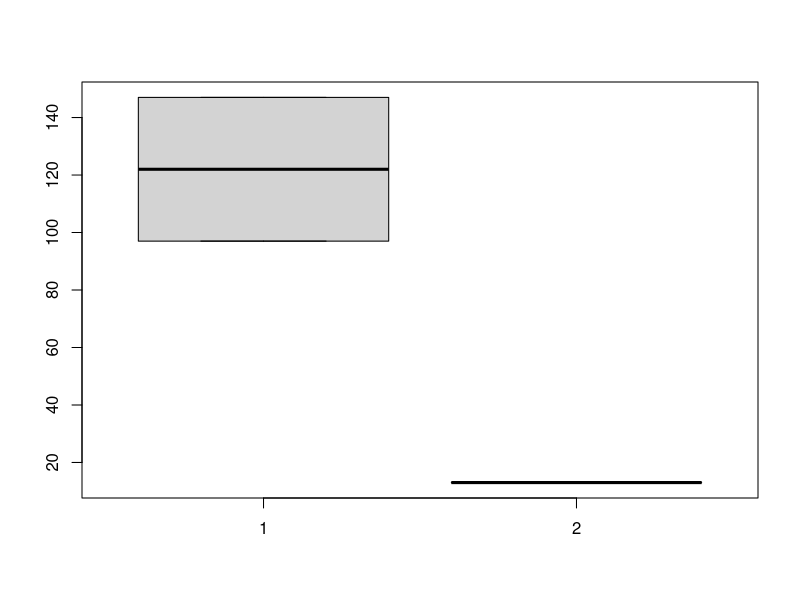
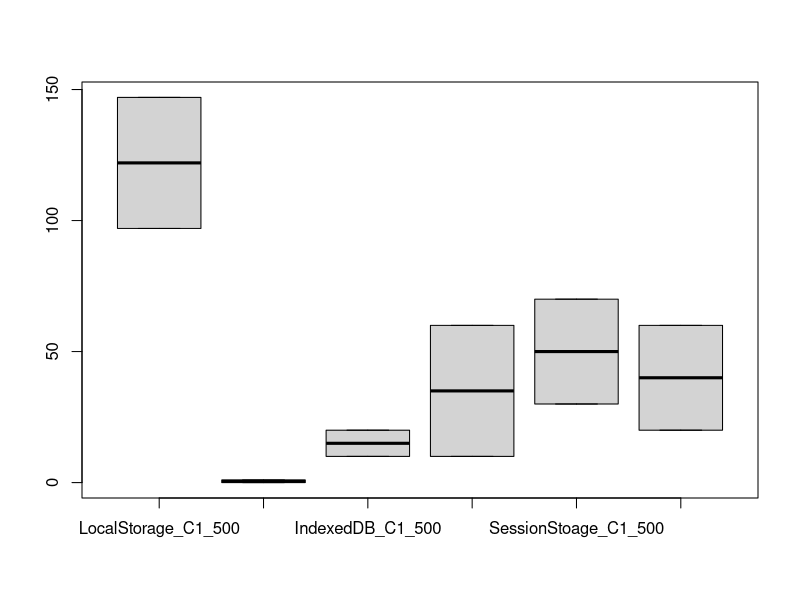
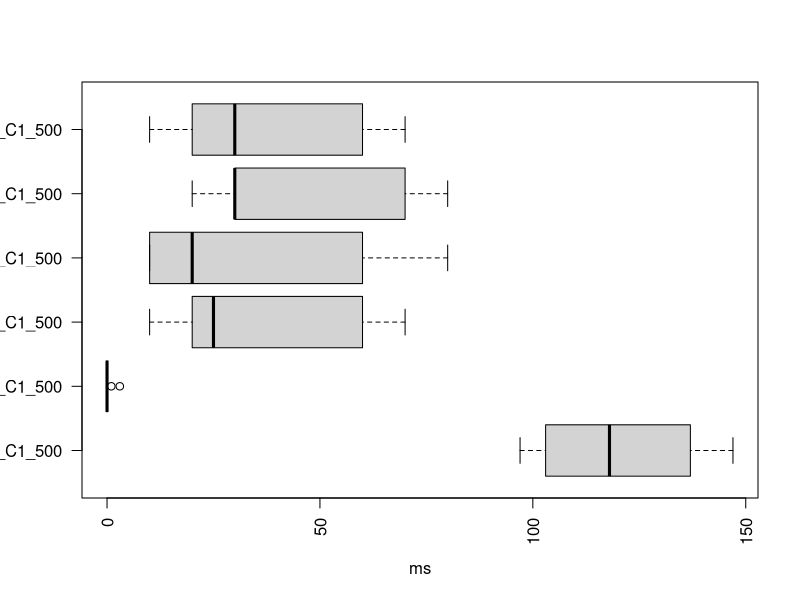

The R script that drew these images, in order:
#Nexus4
LocalStorage_C1_500<-c(134,147,137,103,100,103,116,120,97,147);
FileAPI_C1_500<-c(10926,11698,9836,9191,9865,10585,9376,11322,9536,9075);
WebSQL_C1_500<-c(3,0,0,0,0,0,0,0,0,1);
WebSQL_C2_500<-c(1,0,0,7,0,1,0,0,0,1);
#placeholder values:
IndexedDB_C1_500<-c(20,60,30,70,20,60,30,10,10,20);
FileAPI_C1_500<-c(10,80,10,20,70,40,20,10,60,10);
SessionStorage_C1_500<-c(20,80,20,30,30,30,70,30,70,30);
SQLitePlugin_C1_500<-c(20,50,10,20,70,40,10,60,20,60);

Nexus4<-data.frame(LocalStorage_C1_500,WebSQL_C1_500, IndexedDB_C1_500,FileAPI_C1_500,SessionStorage_C1_500,SQLitePlugin_C1_500);
colnames(Nexus4) <- c("LocalStorage_C1_500", "WebSQL_C1_500", "IndexedDB_C1_500", "FileAPI_C1_500","SessionStoage_C1_500","SQLitePlugin_C1_500");
#Nexus4<-data.frame(LocalStorage_C1_500, FileAPI_C1_500, WebSQL_C1_500, WebSQL_C2_500)

WebSQL_C1_500_IOS8Sim<-c(0,0,0,1,0,0,0,0,0,0);
WebSQL_C2_500_IOS8Sim<-c(0,0,0,0,0,0,0,8,0,0);
LocalStorage_C1_500_IOS8Sim<-c(3,3,3,3,3,3,3,2,2,2);
FileAPI_C1_500_IOS8Sim<-c(1050, 994, 879,1159,942, 1062, 859,923, 950, 953);

#ChromeMacbook
IndexedDB_U1_500<-c(48,48,49,59,50,50,47,48,51,49);
IndexedDB_C1_500<-c(196,178,172,166,176,171,187,201,171,167);
IndexedDB_C2_500<-c(518,433,396,486,493,489,474,479,431,515);
LocalStorage_C1_500<-c(13,12,9,12,12,12,13,10,13,13);
LocalStorage_C2_500<-c(173,167,153,152,163,161,156,152,166,160);
WebSQL_C1_500<-c(0,0,0,0,0,0,0,0,0,0);
#placeholder values:
IndexedDB_C1_500<-c(10,20,30,40,30,40,30,20,30,40);
FileAPI_C1_500<-c(20,10,30,50,80,40,20,10,70,20);
SessionStorage_C1_500<-c(80,80,70,50,50,50,40,30,30,30);
SQLitePlugin_C1_500<-c(10,40,40,40,70,70,70,70,10,30);

ChromeMacbook<-data.frame(LocalStorage_C1_500,WebSQL_C1_500, IndexedDB_C1_500,FileAPI_C1_500,SessionStorage_C1_500,SQLitePlugin_C1_500);
colnames(ChromeMacbook) <- c("LocalStorage_C1_500", "WebSQL_C1_500", "IndexedDB_C1_500", "FileAPI_C1_500","SessionStoage_C1_500","SQLitePlugin_C1_500");

boxplot(Nexus4[LocalStorage_C1_500,1], ChromeMacbook[LocalStorage_C1_500,1]);
boxplot(Nexus4[LocalStorage_C1_500,], ChromeMacbook[LocalStorage_C1_500,]);
boxplot(Nexus4,las=2, xlab='ms', horizontal = TRUE);

#boxplot(LocalStorage_C1_500, FileAPI_C1_500, WebSQL_C1_500_Nexus4);


#boxplot(LocalStorage_C1_500, FileAPI_C1_500, WebSQL_C1_500_Nexus4);
#boxplot(FileAPI_C1_500_IOS8Sim, FileAPI_C1_500_Nexus4);

